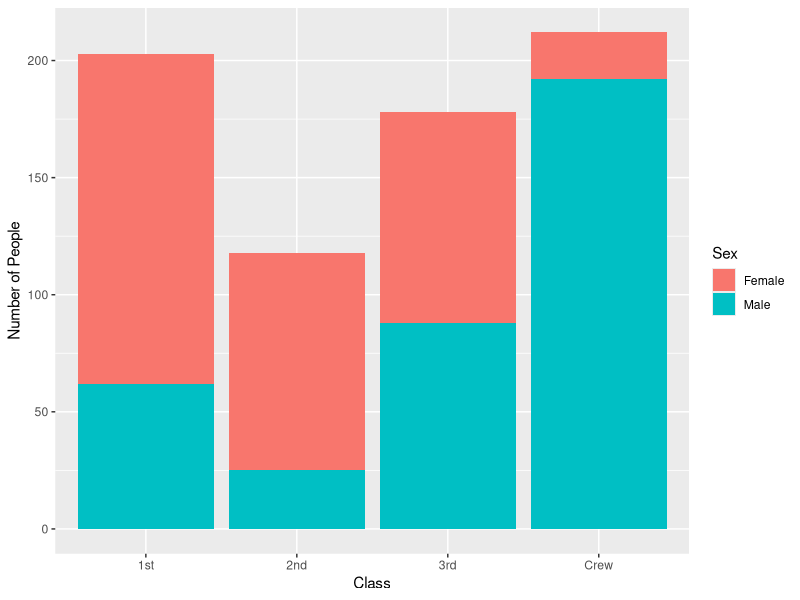
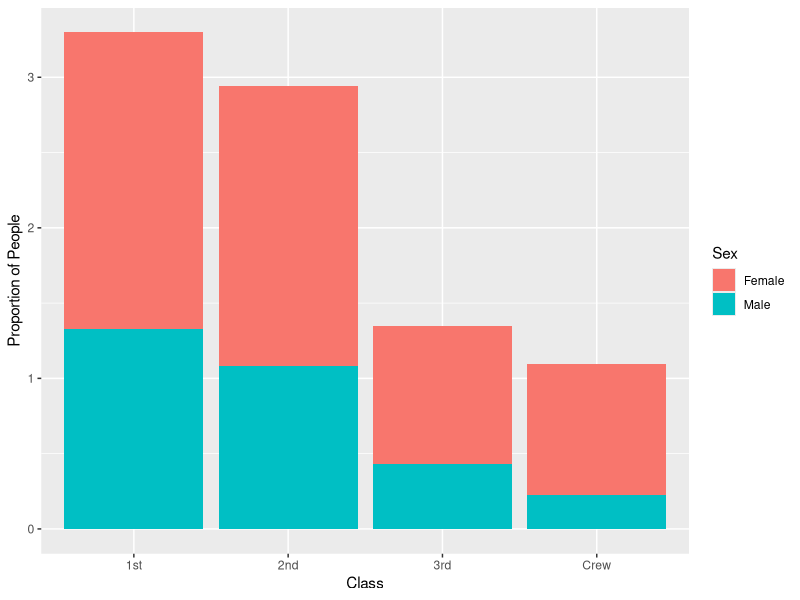
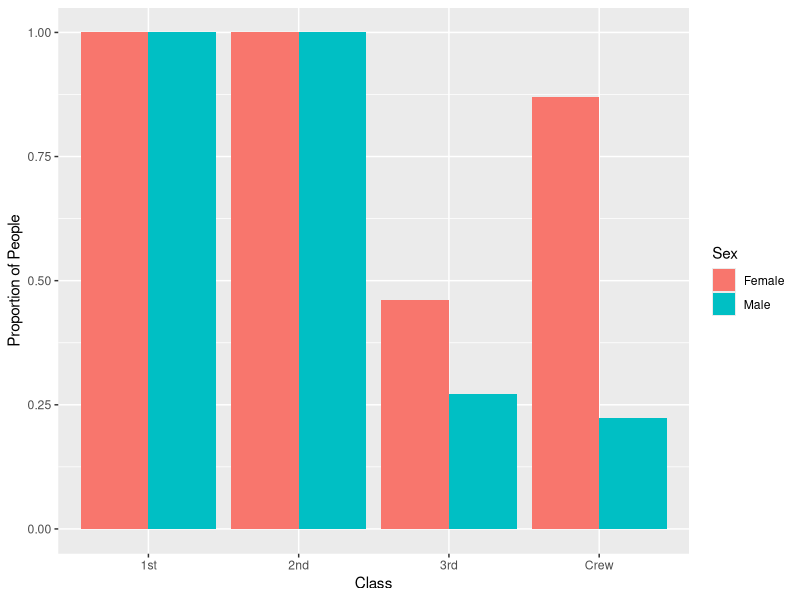
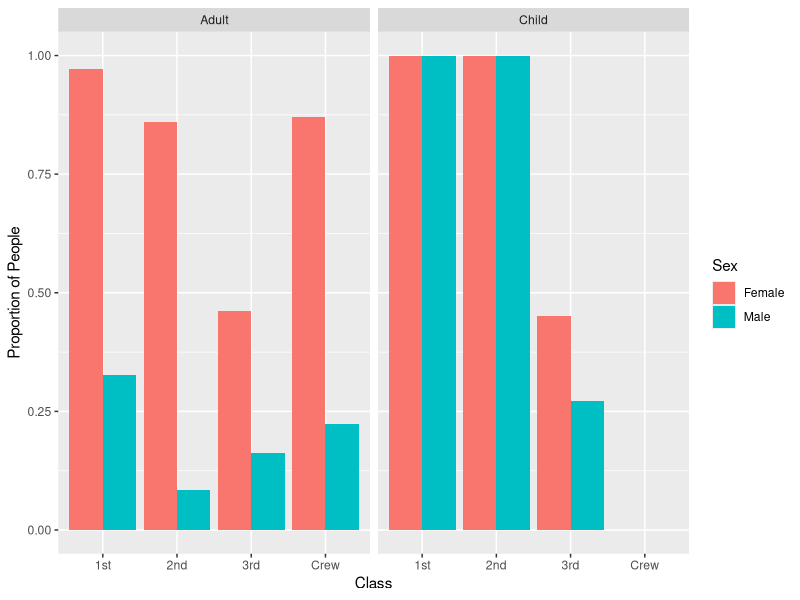

Write R code to recreate these figures, in order.
## ---- chunk 1
library(tidyverse)

df_titanic <- as_tibble(Titanic)
## ---- chunk 2
df_titanic %>% glimpse()
## ---- chunk 3
## NOTE: No need to edit! We'll cover how to
## do this calculation in a later exercise.
df_titanic %>% summarize(total = sum(n))
## ---- chunk 4
## TASK: Visualize counts against `Class` and `Sex`
df_titanic %>%
  filter(Survived == "Yes") %>% 
  ggplot() +
  geom_col(aes(x = Class, y = n, fill = Sex)) +
  labs(y = "Number of People")
## ---- chunk 5
## NOTE: No need to edit! We'll cover how to
## do this calculation in a later exercise.
df_prop <-
  df_titanic %>%
  group_by(Class, Sex, Age) %>%
  mutate(
    Total = sum(n),
    Prop = n / Total
  ) %>%
  ungroup()
df_prop
## ---- chunk 6
df_prop %>%
  filter(Survived == "Yes") %>% 
  ggplot() +
  geom_col(aes(x = Class, y = Prop, fill = Sex)) +
  labs(y = "Proportion of People")


df_prop %>%
  filter(Survived == "Yes") %>% 
  ggplot() +
  geom_col(aes(x = Class, y = Prop, fill = Sex), position = "dodge") +
  labs(y = "Proportion of People")
## ---- chunk 7
df_prop %>%
  filter(Survived == "Yes") %>%
  ggplot() +
  geom_col(aes(x = Class, y = Prop, fill = Sex), position = "dodge") +
  facet_wrap(~ Age) +
  labs(y = "Proportion of People")

head(df_prop, 50)
